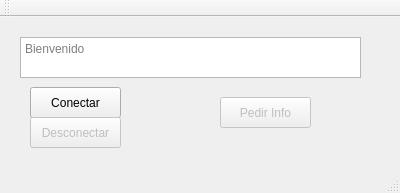
<?xml version="1.0" encoding="UTF-8"?>
<ui version="4.0">
 <class>MainWindow</class>
 <widget class="QMainWindow" name="MainWindow">
  <property name="geometry">
   <rect>
    <x>0</x>
    <y>0</y>
    <width>400</width>
    <height>193</height>
   </rect>
  </property>
  <property name="windowTitle">
   <string>MainWindow</string>
  </property>
  <widget class="QWidget" name="centralWidget">
   <widget class="QPushButton" name="Conectar_Bt">
    <property name="geometry">
     <rect>
      <x>30</x>
      <y>70</y>
      <width>91</width>
      <height>31</height>
     </rect>
    </property>
    <property name="text">
     <string>Conectar</string>
    </property>
   </widget>
   <widget class="QPushButton" name="Enviar_Bt">
    <property name="enabled">
     <bool>false</bool>
    </property>
    <property name="geometry">
     <rect>
      <x>220</x>
      <y>80</y>
      <width>91</width>
      <height>31</height>
     </rect>
    </property>
    <property name="text">
     <string>Pedir Info</string>
    </property>
   </widget>
   <widget class="QTextEdit" name="box_text">
    <property name="enabled">
     <bool>true</bool>
    </property>
    <property name="geometry">
     <rect>
      <x>20</x>
      <y>20</y>
      <width>341</width>
      <height>41</height>
     </rect>
    </property>
    <property name="readOnly">
     <bool>false</bool>
    </property>
    <property name="placeholderText">
     <string>Bienvenido</string>
    </property>
   </widget>
   <widget class="QPushButton" name="desconectar">
    <property name="enabled">
     <bool>false</bool>
    </property>
    <property name="geometry">
     <rect>
      <x>30</x>
      <y>100</y>
      <width>91</width>
      <height>31</height>
     </rect>
    </property>
    <property name="text">
     <string>Desconectar</string>
    </property>
   </widget>
  </widget>
  <widget class="QMenuBar" name="menuBar">
   <property name="geometry">
    <rect>
     <x>0</x>
     <y>0</y>
     <width>400</width>
     <height>22</height>
    </rect>
   </property>
  </widget>
  <widget class="QToolBar" name="mainToolBar">
   <attribute name="toolBarArea">
    <enum>TopToolBarArea</enum>
   </attribute>
   <attribute name="toolBarBreak">
    <bool>false</bool>
   </attribute>
  </widget>
  <widget class="QStatusBar" name="statusBar"/>
 </widget>
 <layoutdefault spacing="6" margin="11"/>
 <resources/>
 <connections/>
</ui>
